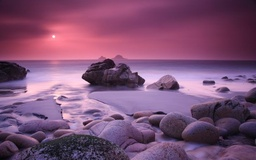
#> input picture test.jpg, 256 x 160 px, shrunk from 620 x 388 before the run
$ python cac.py
#> lines starting #> are read from the running program, lines starting #| are printed output that depends on the picture; after the words box and inside, x2 and y2 are one past the last pixel; in counts of white or black regions, pixels touching at a corner belong together; long printed decimals are rounded
import numpy as np
import cv2
import random

def compress_image(image, p, q):
    height, width = image.shape
    compressed_size = 0

    for i in range(0, height, p):
        for j in range(0, width, q):
            block = image[i:i+p, j:j+q]
            unique, counts = np.unique(block, return_counts=True)
            if len(unique) == 1:
                compressed_size += 1
            else:
                compressed_size += p * q

    return compressed_size

def calc_compress(original_size, compressed_size):
    return original_size / compressed_size

def calc_data_red(cr):
    return 1 - (1 / cr)

def initialize_population(pop_size, dimensions):
    population = []
    for _ in range(pop_size):
        p = random.randint(1, dimensions)
        q = random.randint(1, dimensions)
        population.append((p, q))
    return population

def evaluate_population(population, image, original_size):
    fitness_scores = []
    for individual in population:
        p, q = individual
        compressed_size = compress_image(image, p, q)
        cr = calc_compress(original_size, compressed_size)
        fitness_scores.append(cr)
    return fitness_scores

def select_parents(population, fitness_scores):
    total_fitness = sum(fitness_scores)
    selection_probs = [f / total_fitness for f in fitness_scores]
    parents = random.choices(population, weights=selection_probs, k=len(population))
    return parents

def crossover(parents):
    crossover_rate = 0.8
    offspring = []
    for i in range(0, len(parents), 2):
        parent1 = parents[i]
        parent2 = parents[i+1] if i+1 < len(parents) else parents[0]

        if random.random() < crossover_rate:
            cross_point = random.randint(1, len(parent1)-1)
            child1 = parent1[:cross_point] + parent2[cross_point:]
            child2 = parent2[:cross_point] + parent1[cross_point:]
        else:
            child1, child2 = parent1, parent2

        offspring.extend([child1, child2])
    return offspring

def mutate(offspring, mutation_rate=0.1, max_dim=100):
    for i in range(len(offspring)):
        if random.random() < mutation_rate:
            p = random.randint(1, max_dim)
            q = random.randint(1, max_dim)
            offspring[i] = (p, q)
    return offspring

def optimize_block_size(image, pop_size=20, generations=50, max_dim=100):
    height, width = image.shape
    original_size = height * width

    population = initialize_population(pop_size, max_dim)

    for gen in range(generations):
        fitness_scores = evaluate_population(population, image, original_size)

        parents = select_parents(population, fitness_scores)

        offspring = crossover(parents)

        population = mutate(offspring, max_dim=max_dim)

        best_idx = np.argmax(fitness_scores)
        best_individual = population[best_idx]
        best_cr = fitness_scores[best_idx]
        best_rd = calc_data_red(best_cr)

        print(f"Generation {gen+1}, Best CR: {best_cr}, Best Block Size: {best_individual}")

    return best_individual, best_cr, best_rd

if __name__ == "__main__":
    image_path = 'test.jpg'
    image = cv2.imread(image_path, cv2.IMREAD_GRAYSCALE)
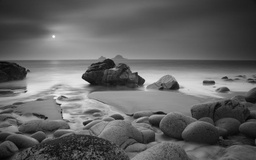
#> image: shape (160, 256); min 3, max 254, mean 99

    _, binary_image = cv2.threshold(image, 127, 255, cv2.THRESH_BINARY)
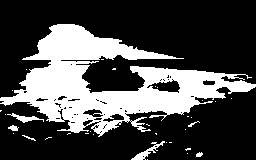
#> binary_image: shape (160, 256); 28.7% white; 34 white regions (27 under 20 px), largest, box (x1, y1, x2, y2) and area: (0, 24, 256, 137) 11275, (131, 141, 165, 160) 170, (7, 113, 44, 123) 124

    binary_image = binary_image // 255

    best_individual, best_cr, best_rd = optimize_block_size(binary_image)
#> the loop in optimize_block_size, `for gen in range(generations):` made 50 passes
#> (total_fitness in select_parents, best_idx, best_individual, best_cr, best_rd) on passes 1 to 12: (21.78, 7, (10, 88), 1.54, 0.349), (20.16, 7, (87, 3), 1.29, 0.226), (20.18, 5, (60, 94), 1.37, 0.271), (21.24, 18, (46, 69), 1.68, 0.404), (20.3, 16, (13, 80), 1.3, 0.233), (24.06, 4, (11, 67), 3.81, 0.738), (28.15, 9, (13, 26), 2.79, 0.642), (28.5, 8, (46, 50), 2.79, 0.642), (30.77, 4, (11, 69), 2.79, 0.642), (33.25, 2, (2, 42), 3.81, 0.738), (39.41, 11, (27, 67), 3.81, 0.738), (45.06, 12, (6, 25), 3.81, 0.738)
#| Generation 1, Best CR: 1.536, Best Block Size: (10, 88)
#| Generation 2, Best CR: 1.292, Best Block Size: (87, 3)
#| Generation 3, Best CR: 1.371, Best Block Size: (60, 94)
#| Generation 4, Best CR: 1.677, Best Block Size: (46, 69)
#| Generation 5, Best CR: 1.304, Best Block Size: (13, 80)
#| Generation 6, Best CR: 3.810, Best Block Size: (11, 67)
#| Generation 7, Best CR: 2.792, Best Block Size: (13, 26)
#| Generation 8, Best CR: 2.792, Best Block Size: (46, 50)
#> (further printed lines are left out)

    best_p, best_q = best_individual
    print(f"Best block size: {best_p} x {best_q}")
#| Best block size: 2 x 13
    print(f"Compression Ratio (CR): {best_cr}")
#| Compression Ratio (CR): 3.810
    print(f"Relative Data Redundancy (RD): {best_rd}")
#| Relative Data Redundancy (RD): 0.7375
